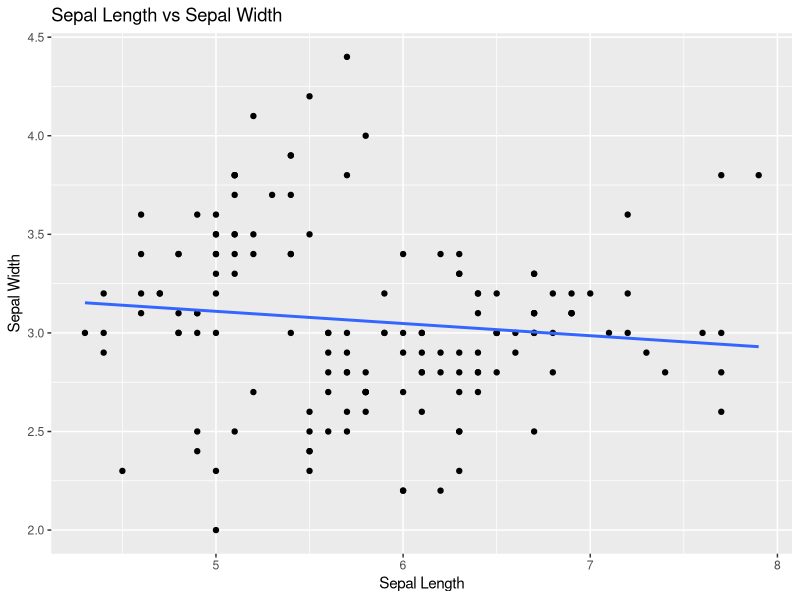
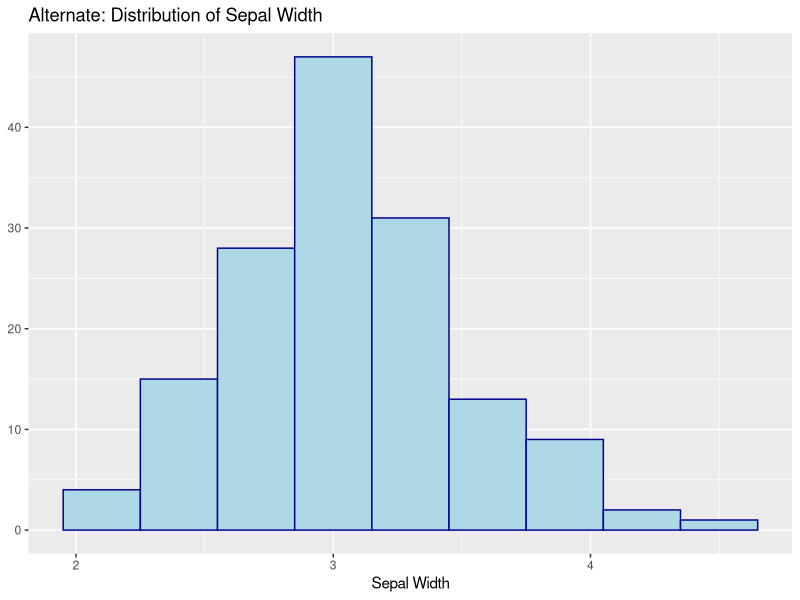
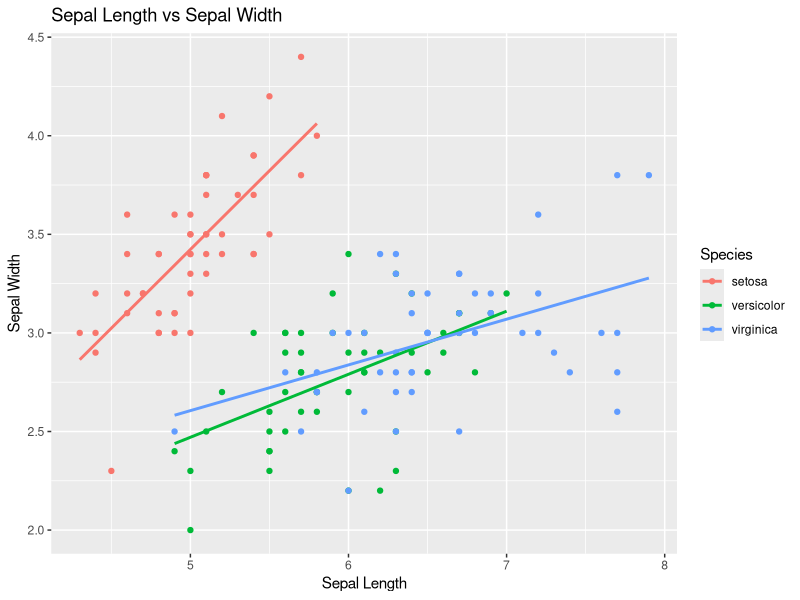
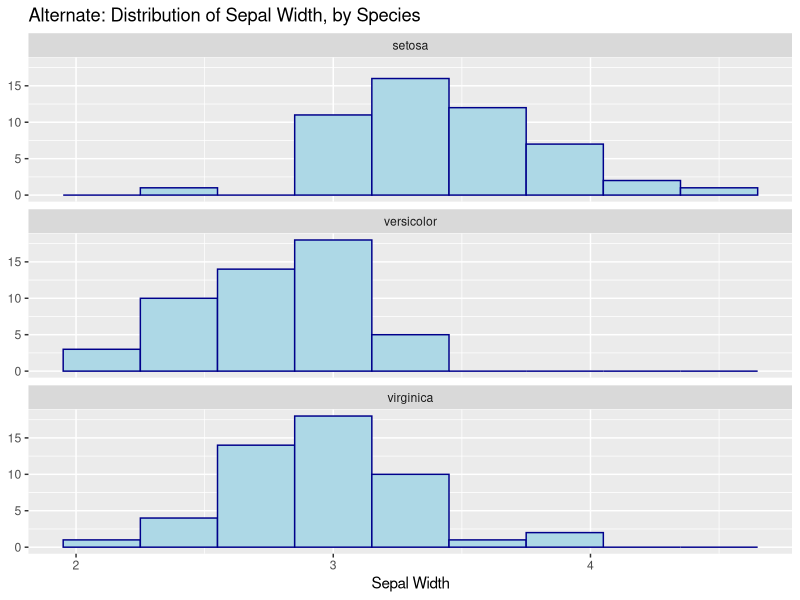
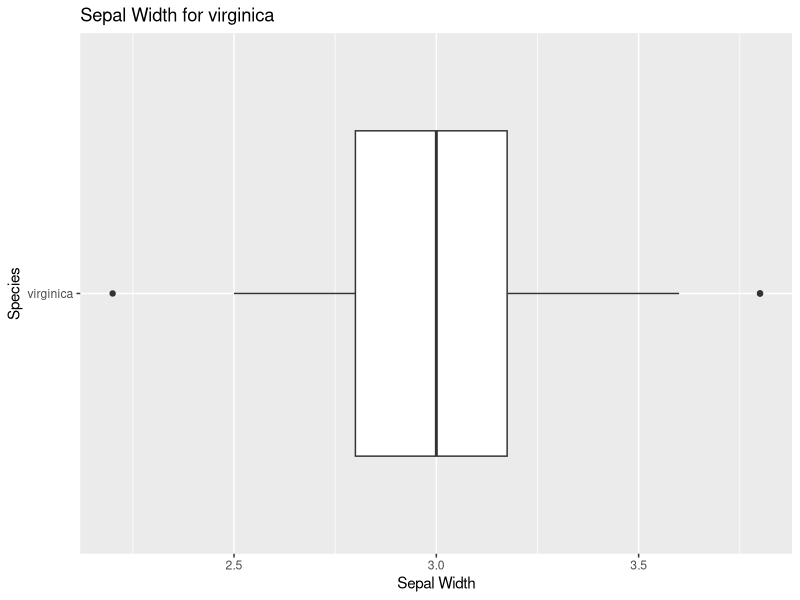

Write the R code that produced these figures, in order.
## ---- chunk 1
knitr::opts_chunk$set(echo = TRUE)
## ---- chunk 2
library(tidyverse)
iris%>%
  ggplot(aes(x=Sepal.Length,y=Sepal.Width))+
  geom_point()+
  labs(title="Sepal Length vs Sepal Width",
       x="Sepal Length",
       y= "Sepal Width")+
  geom_smooth(method=lm, se=FALSE)
## ---- chunk 3
iris%>%
  ggplot(aes(x = Sepal.Width)) +
  geom_histogram(binwidth = .3, fill = "lightblue", color = "darkblue")+
  labs(title="Alternate: Distribution of Sepal Width",
       x="Sepal Width",
       y= NULL)
## ---- chunk 4
library(tidyverse)
iris%>%
  ggplot(aes(x=Sepal.Length,y=Sepal.Width,
             color=Species))+
  geom_point()+
  labs(title="Sepal Length vs Sepal Width",
       x="Sepal Length",
       y= "Sepal Width")+
  geom_smooth(method=lm, se=FALSE)
## ---- chunk 5
iris%>%
  ggplot(aes(x = Sepal.Width, group = Species)) +
  geom_histogram(binwidth = .3, fill = "lightblue", color = "darkblue")+
  labs(title="Alternate: Distribution of Sepal Width, by Species",
       x="Sepal Width",
       y= NULL) +
  facet_wrap( ~ Species, nrow = 3)
## ---- chunk 6
library(tidyverse)
iris%>%
  filter(Species=="virginica")%>%
  ggplot()+
  geom_boxplot(aes(x=Sepal.Width, y=Species))+
  labs(title="Sepal Width for virginica",
       x="Sepal Width")
